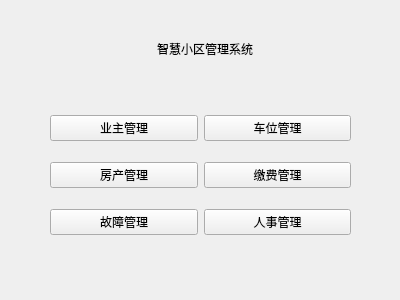
<?xml version="1.0" encoding="UTF-8"?>
<ui version="4.0">
 <class>WorkManage</class>
 <widget class="QWidget" name="WorkManage">
  <property name="geometry">
   <rect>
    <x>0</x>
    <y>0</y>
    <width>400</width>
    <height>300</height>
   </rect>
  </property>
  <property name="windowTitle">
   <string>操作员</string>
  </property>
  <widget class="QWidget" name="layoutWidget">
   <property name="geometry">
    <rect>
     <x>50</x>
     <y>30</y>
     <width>310</width>
     <height>37</height>
    </rect>
   </property>
   <layout class="QHBoxLayout" name="horizontalLayout_2">
    <item>
     <spacer name="horizontalSpacer">
      <property name="orientation">
       <enum>Qt::Horizontal</enum>
      </property>
      <property name="sizeHint" stdset="0">
       <size>
        <width>40</width>
        <height>20</height>
       </size>
      </property>
     </spacer>
    </item>
    <item>
     <widget class="QLabel" name="titlelabel">
      <property name="styleSheet">
       <string notr="true">font: 65 20pt &quot;Levenim MT&quot;;</string>
      </property>
      <property name="text">
       <string>智慧小区管理系统</string>
      </property>
     </widget>
    </item>
    <item>
     <spacer name="horizontalSpacer_2">
      <property name="orientation">
       <enum>Qt::Horizontal</enum>
      </property>
      <property name="sizeHint" stdset="0">
       <size>
        <width>40</width>
        <height>20</height>
       </size>
      </property>
     </spacer>
    </item>
   </layout>
  </widget>
  <widget class="QWidget" name="layoutWidget">
   <property name="geometry">
    <rect>
     <x>50</x>
     <y>100</y>
     <width>301</width>
     <height>151</height>
    </rect>
   </property>
   <layout class="QHBoxLayout" name="horizontalLayout">
    <item>
     <layout class="QVBoxLayout" name="verticalLayout">
      <item>
       <widget class="QPushButton" name="pushButton">
        <property name="text">
         <string>业主管理</string>
        </property>
       </widget>
      </item>
      <item>
       <widget class="QPushButton" name="pushButton_3">
        <property name="text">
         <string>房产管理</string>
        </property>
       </widget>
      </item>
      <item>
       <widget class="QPushButton" name="pushButton_4">
        <property name="text">
         <string>故障管理</string>
        </property>
       </widget>
      </item>
     </layout>
    </item>
    <item>
     <layout class="QVBoxLayout" name="verticalLayout_2">
      <item>
       <widget class="QPushButton" name="pushButton_2">
        <property name="text">
         <string>车位管理</string>
        </property>
       </widget>
      </item>
      <item>
       <widget class="QPushButton" name="pushButton_5">
        <property name="text">
         <string>缴费管理</string>
        </property>
       </widget>
      </item>
      <item>
       <widget class="QPushButton" name="pushButton_6">
        <property name="text">
         <string>人事管理</string>
        </property>
       </widget>
      </item>
     </layout>
    </item>
   </layout>
  </widget>
 </widget>
 <resources/>
 <connections/>
</ui>
